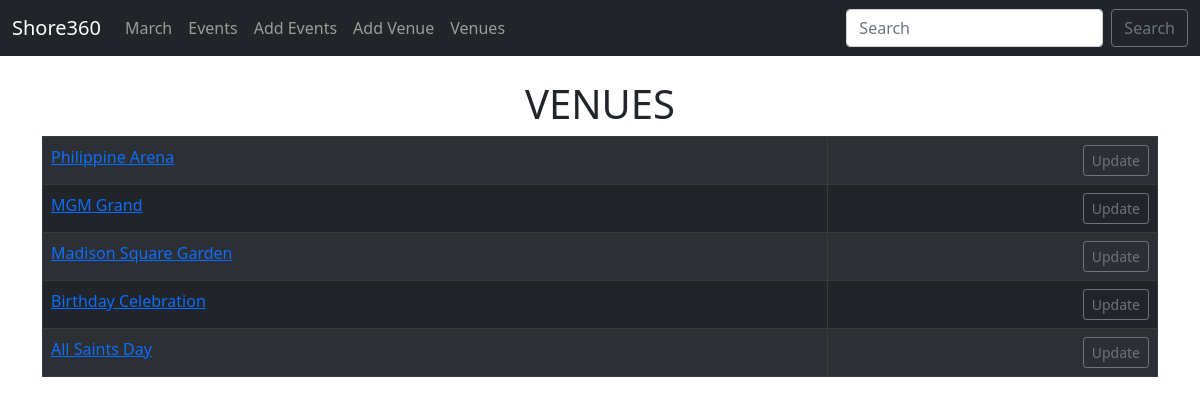
Before: /list_venues/ with the older database file.
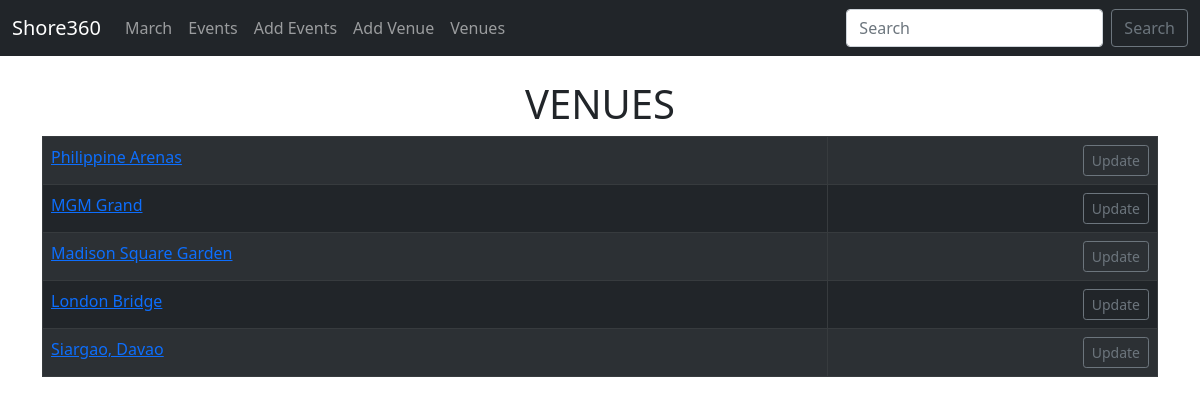
After: the same page with the newer database file.
### events/models.py (models this page shows)
class Venue(models.Model):
    name = models.CharField('Venue Name', max_length=120)
    address = models.CharField(max_length=300)
    zip_code = models.CharField('Zip Code', max_length=20)
    phone = models.CharField('Contact Phone',max_length=20, blank=True)
    web = models.URLField('Website Address', blank=True)
    email_address = models.EmailField('Email Address', blank=True)
    def __str__(self):
        return self.name

### events/views.py (the view)
# urls.py: path('list_venues/', views.list_venues, name = 'list-venues'),
def list_venues(request):
	venue_list = Venue.objects.all()
	return render(request,'events/venue.html',
	       {'venue_list': venue_list})

### events/templates/events/venue.html
{% extends 'events/base.html' %}
{% block content %}
    <center>
        <h1>VENUES</h1>
        <table class="table table-striped table-dark table-hover table-bordered" >
        {% for venue in venue_list %}
            <tr>
                <td ><a href="{% url 'show-venue' venue.id %}">{{ venue }} </a> </td>
                <td align="right"> <a class="btn btn-outline-secondary btn-sm" vhref="{% url 'update-venue' venue.id %}">Update </a></td>
            </tr>
        {% endfor %}
        </table>
    </center>
{% endblock %}

### events/templates/events/base.html (shortened to what this page needs)
<!doctype html>
<html lang="en">
  <head>
    <link href="https://cdn.jsdelivr.net/npm/bootstrap@5.0.2/dist/css/bootstrap.min.css" rel="stylesheet">
  </head>
  <body>
    {% include 'events/navbar.html' %}
    <br/>
    <div class="container">
    {% block content %}
    {% endblock %}
    </div>
  </body>
</html>

### events/templates/events/navbar.html (shortened to what this page needs)
<nav class="navbar navbar-expand-lg navbar-dark bg-dark">
    <div class="container-fluid">
      <a class="navbar-brand" href="{% url 'home' %}">Shore360</a>
      <div class="collapse navbar-collapse" id="navbarSupportedContent">
        <ul class="navbar-nav me-auto mb-2 mb-lg-0">
          <li class="nav-item">
            <a class="nav-link" href="{% url 'home' '2021' 'March' %}">March</a>
          </li>
          <li class="nav-item">
            <a class="nav-link" href="{% url 'list-events' %}">Events</a>
          </li>
          <li class="nav-item">
            <a class="nav-link" href="{% url 'add-event' %}">Add Events</a>
          </li>
          <li class="nav-item">
            <a class="nav-link" href="{% url 'add-venue' %}">Add Venue</a>
          </li>
          <li class="nav-item">
            <a class="nav-link" href="{% url 'list-venues' %}">Venues</a>
          </li>
        </ul>
        <form class="d-flex" method=POST action="{% url 'search-venues' %}">
          <input class="form-control me-2" type="search" placeholder="Search" aria-label="Search" name="searched">
          <button class="btn btn-outline-secondary" type="submit">Search</button>
        </form>
      </div>
    </div>
  </nav>

Changed rows visible on the page:
changed Venue: name "Philippine Arena" → "Philippine Arenas"
changed Venue: name "Birthday Celebration" → "London Bridge"
changed Venue: name "All Saints Day" → "Siargao, Davao"
